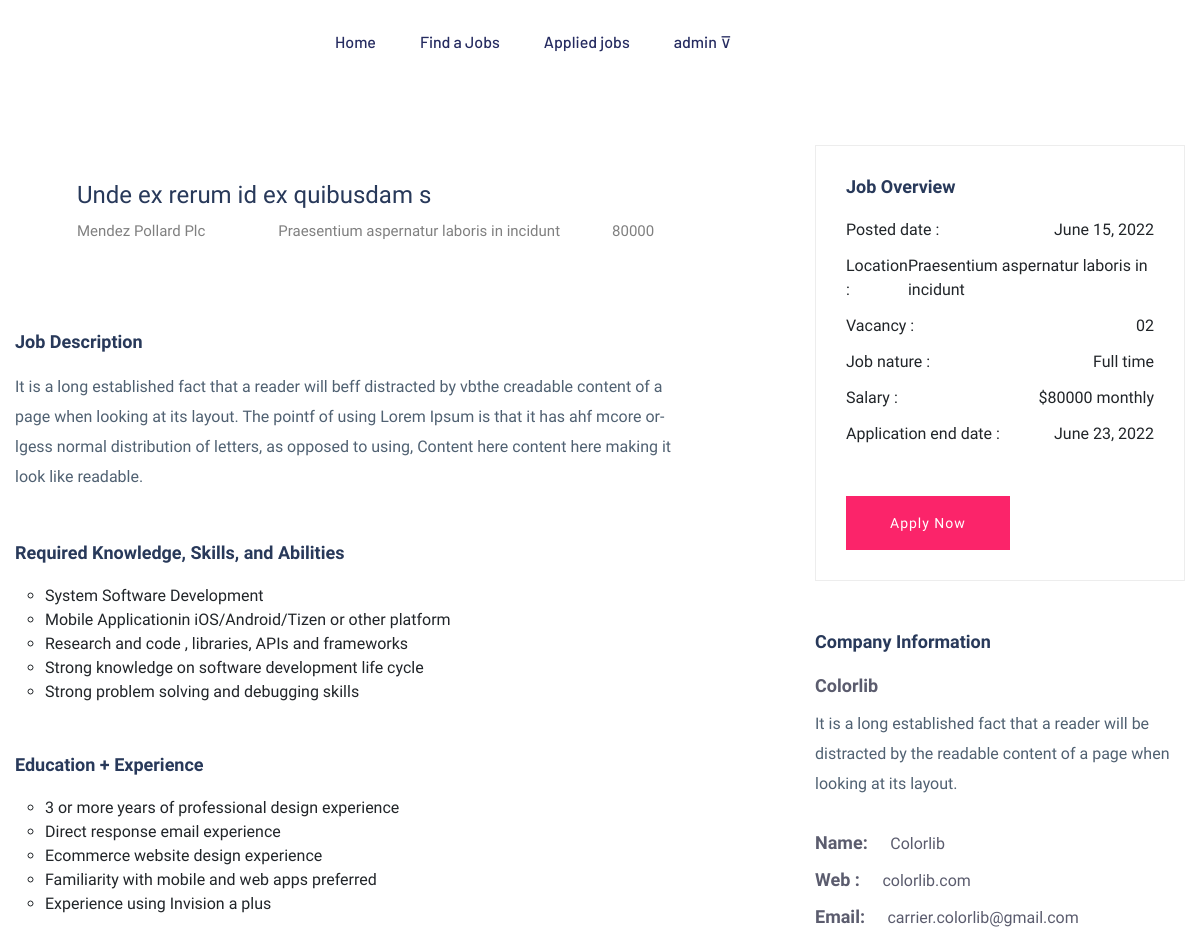
The page /candidate/jobs/details/3/ (signed in, upper part) on the database as committed earlier.
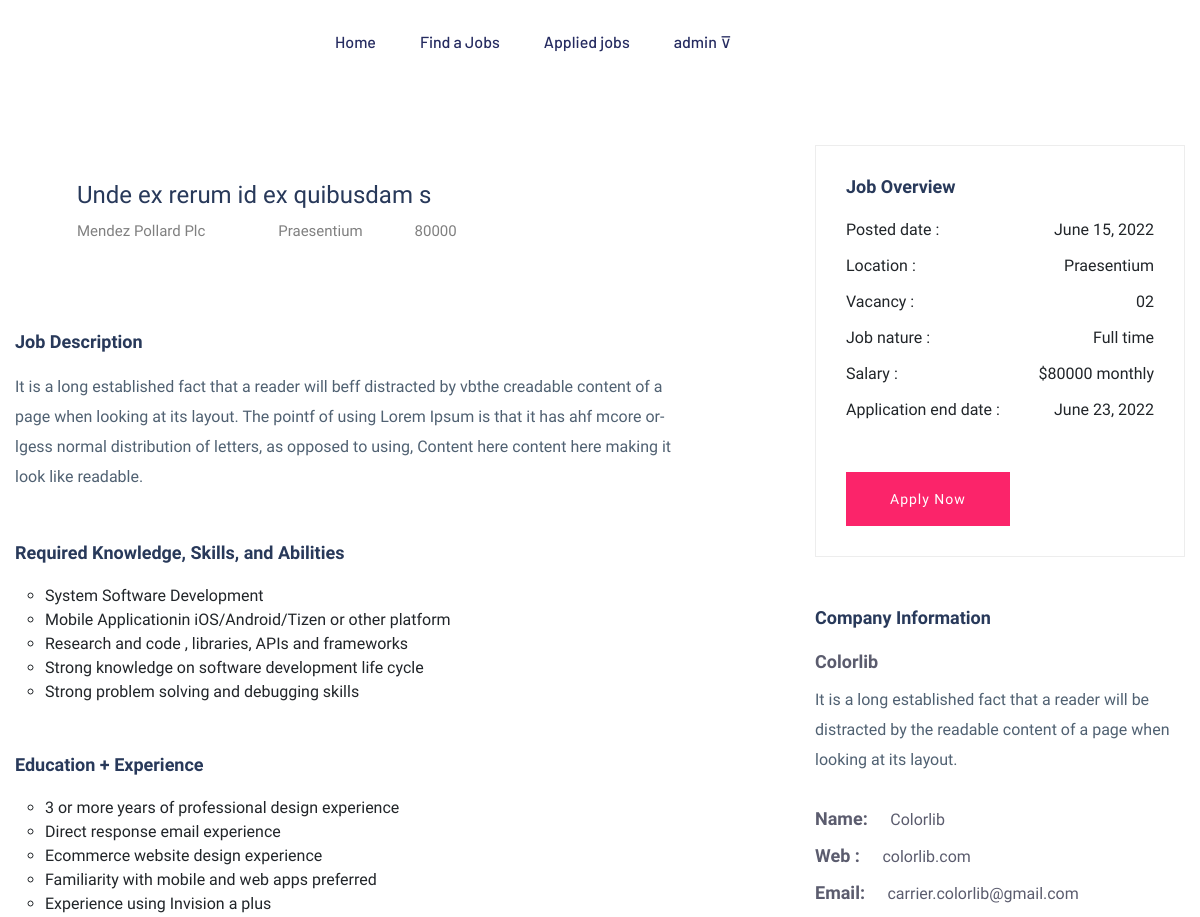
The same page on the database as committed later.
### employer/models.py (models this page shows, shortened)
class Jobs(models.Model):
    job_title = models.CharField(max_length=120)
    company = models.ForeignKey(CustomUser, on_delete=models.CASCADE)
    location = models.CharField(max_length=120)
    salary = models.PositiveIntegerField(null=True)
    experience = models.PositiveIntegerField(default=0)
    created_date = models.DateField(auto_now_add=True)
    last_date = models.DateField(null=True)
    is_active = models.BooleanField(default=True)

class CompanyProfiles(models.Model):
    company_name = models.CharField(max_length=100)
    user = models.OneToOneField(CustomUser, on_delete=models.CASCADE, related_name="employer")
    logo = models.ImageField(upload_to="files/company_logo", null=True)
    location = models.CharField(max_length=100)
    services = models.CharField(max_length=100)
    description = models.CharField(max_length=100)

### candidate/views.py (the view)
# urls.py: path('jobs/details/<int:id>/', views.CandidateJobDetailView.as_view(), name="job-view"),
@method_decorator(signin_required, name='dispatch')
class CandidateJobDetailView(DetailView):
    model = Jobs
    context_object_name = "job"
    template_name = "candidate/job_details.html"
    pk_url_kwarg = "id"
    def get_context_data(self, **kwargs):
        context = super().get_context_data(**kwargs)
        application = None
        try:
            application = Applications.objects.get(applicant=self.request.user, job=self.object)
        except:
            pass
        finally:
            context['application'] = application
        return context

### candidate/templates/candidate/job_details.html (shortened to what the changed rows need)
{% extends 'candidate/base.html' %}
{% load static %}
{% block content %}
<main>
    <div class="job-post-company pt-60 pb-60">
        <div class="container">
            <div class="row justify-content-between">
                <div class="col-xl-7 col-lg-8">
                    <div class="single-job-items mb-50">
                        <div class="job-items">
                            <div class="job-tittle">
                                <a href="#">
                                    <h4>{{ job.job_title }}</h4>
                                </a>
                                <ul>
                                    <li>{{ job.company.employer.company_name }}</li>
                                    <li><i class="fas fa-map-marker-alt"></i>{{ job.location }}</li>
                                    <li>{{ job.salary }}</li>
                                </ul>
                            </div>
                        </div>
                    </div>
                </div>
                <div class="col-xl-4 col-lg-4">
                    <div class="post-details3  mb-50">
                        <ul>
                            <li>Posted date : <span>{{ job.created_date }}</span></li>
                            <li>Location : <span>{{ job.location }}</span></li>
                            <li>Salary :  <span>${{ job.salary }} monthly</span></li>
                            <li>Application end date : <span>{{ job.last_date }}</span></li>
                        </ul>
                   </div>
                </div>
            </div>
        </div>
    </div>
</main>
{% endblock %}

Rows that differ between the two databases and show on the page:
changed Jobs "Unde ex rerum id ex quibusdam s": location "Praesentium aspernatur laboris in incidunt" → "Praesentium"
